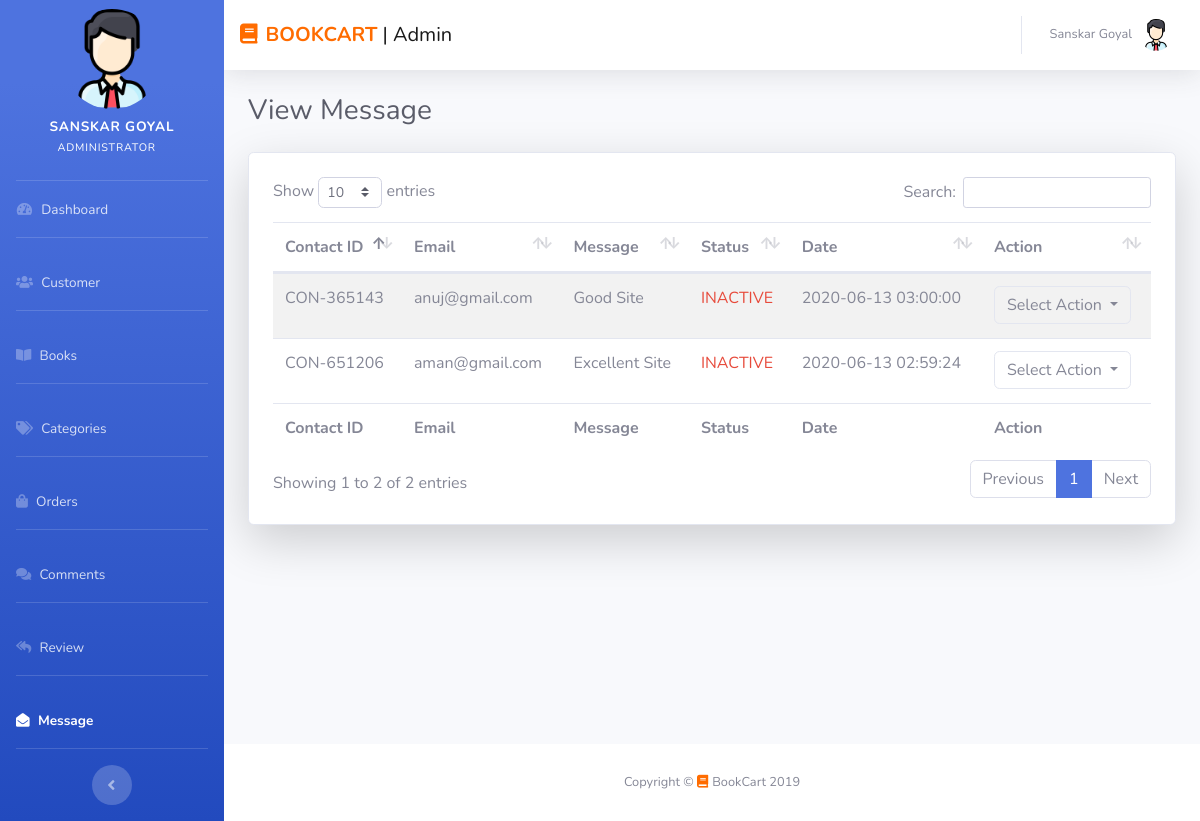
Page /admin/message.php (signed in) on the committed database.
### tables this page shows
CREATE TABLE `contact_table` (
  `contact_id` varchar(255) NOT NULL,
  `user_id` varchar(255) NOT NULL,
  `name` varchar(255) NOT NULL,
  `email` varchar(255) NOT NULL,
  `subject` varchar(255) NOT NULL,
  `message` text NOT NULL,
  `cdate` timestamp NOT NULL DEFAULT current_timestamp(),
  `status` varchar(255) NOT NULL
);

### admin/message.php (the view, shortened to what this page needs)
<?php require 'winclude/head.php'; ?>
<?php require 'winclude/sidebar.php'; ?>
<?php require 'winclude/navbar.php'; ?>
<div class="container-fluid">
  <div class="d-sm-flex align-items-center justify-content-between mb-4">
    <h1 class="h3 mb-0 text-gray-800">View Message</h1>
  </div>
  <div class="row">
    <div class="col-md-12">
      <div class="card card-white shadow-lg">
        <div class="row">
          <div class="col-md-12">
           <div class="table-responsive p-4">
             <?php
             include '../connection/config.php';
             $sql = "SELECT * FROM contact_table";
             $result = $conn->query($sql);
             if ($result->num_rows > 0) {
              print '
              <table id="dataTable" class="display table table-striped" style="width: 100%; cellspacing: 0;">
              <thead>
              <tr>
              <th>Contact ID</th>
              <th>Email</th>
              <th>Message</th>
              <th>Status</th>
              <th>Date</th>
              <th>Action</th>
              </tr>
              </thead>
              <tfoot>
              <tr>
              <th>Contact ID</th>
              <th>Email</th>
              <th>Message</th>
              <th>Status</th>
              <th>Date</th>
              <th>Action</th>
              </tr>
              </tfoot>
              <tbody>';
              while($row = mysqli_fetch_array($result)) {
               $status = $row['status'];
               if ($status == "Active") {
                 $contact = '<p class="text-success">ACTIVE</p>';
                 $contactl = '<a  class="dropdown-item" href="pages/make_contact_in.php?id='.$row['contact_id'].'">Make Inactive</a>';
               }else{
                 $contact = '<p class="text-danger">INACTIVE</p>';
                 $contactl = '<a  class="dropdown-item" href="pages/make_contact_ac.php?id='.$row['contact_id'].'">Make Active</a>';
               }
               print '
               <tr>
               <td>'.$row['contact_id'].'</td>
               <td>'.$row['email'].'</td>
               <td>'.$row['message'].'</td>
               <td>'.$contact.'</td>
               <td>'.$row['cdate'].'</td>
               <td><div class="btn-group dropdown" role="group">
               <button type="button" class="btn btn-default dropdown-toggle border" data-toggle="dropdown" aria-expanded="false" style="outline:none;">
               Select Action
               <span class="caret"></span>
               </button>
               <ul class="dropdown-menu" role="menu">
               <li>'.$contactl.'</li>
               <li><a  class="dropdown-item"'; ?> onclick = "return confirm('Drop <?php echo $row['first_name']; ?> ?')" <?php print ' href="pages/dropcontact.php?id='.$row['contact_id'].'">Drop Contact</a></li>
               </ul>
               </div></td>
               </tr>';
             }
             print '
             </tbody>
             </table>  ';
           } else {
            print '
            <div class="alert alert-info" role="alert">
            Nothing was found in database.
            </div>';
          }
          ?>
        </div>
          </div>
        </div>
      </div>
    </div>
  </div>
</div>
<?php require 'winclude/footer.php' ?>

### rows in the picture
contact_table: contact_id "CON-365143", email "anuj@gmail.com", message "Good Site", status "INACTIVE", cdate "2020-06-13 03:00:00"
contact_table: contact_id "CON-651206", email "aman@gmail.com", message "Excellent Site", status "INACTIVE", cdate "2020-06-13 02:59:24"

### other values in the picture
$myfname "SANSKAR"
$mylname "GOYAL"
$myfname "Sanskar"
$mylname "Goyal"
